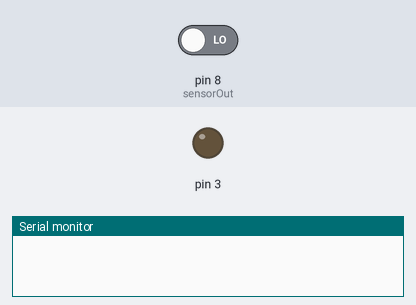
Simulated run of this sketch. Board: Arduino Uno, built with avr-gcc and run on an emulated ATmega328P. Shown: output pins drawn as LEDs (lit = HIGH), the last lines printed to the serial monitor. The inputs (shaded band) are chosen by the test bench; at power-on: pin 8 (sensorOut) LOW. Pins used as bus, display or sensor lines are not drawn.

Above: at 0.1 s.
At 1.1 s:
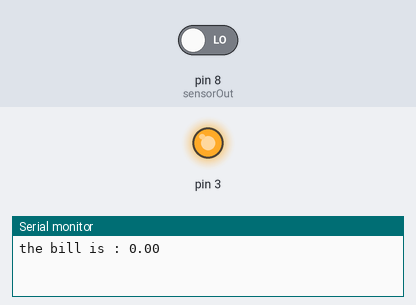
Timing chart, 0 to 2.6 s (numbered marks = the images above):
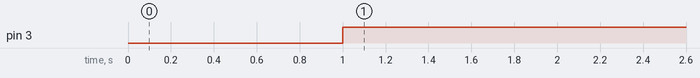

The sketch:

forArduino.ino
```cpp
#define S0 4
#define S1 5
#define S2 6
#define S3 7
#define sensorOut 8

float count=0;
float recharge=2000;
float unit=5;
float x=0;
float y=0;
int frequency = 0;

void setup() {
  pinMode(S0, OUTPUT);
  pinMode(S1, OUTPUT);
  pinMode(S2, OUTPUT);
  pinMode(S3, OUTPUT);
  pinMode(sensorOut, INPUT);
  pinMode(3,OUTPUT);

  // Setting frequency-scaling to 20%
  digitalWrite(S0,HIGH);
  digitalWrite(S1,LOW);

  Serial.begin(9600);

}
void loop() {
  // Setting red filtered photodiodes to be read
  digitalWrite(S2,LOW);
  digitalWrite(S3,LOW);
  // Reading the output frequency
  frequency = pulseIn(sensorOut, LOW);
  // Printing the value on the serial monitor

    if(frequency<10)
    {
      count++;
      x=count/3200;
      y=x*unit;
      recharge=recharge-y;
    }

    Serial.print("the bill is : ");
    Serial.print(y);
    Serial.print("\n");
    Serial.print("\n");

    if(recharge>10)
    {
    digitalWrite(3,HIGH);
    }

delay(2000);

}
```

Measured:
- by itself, pin 3: LOW → HIGH at 1.0 s
